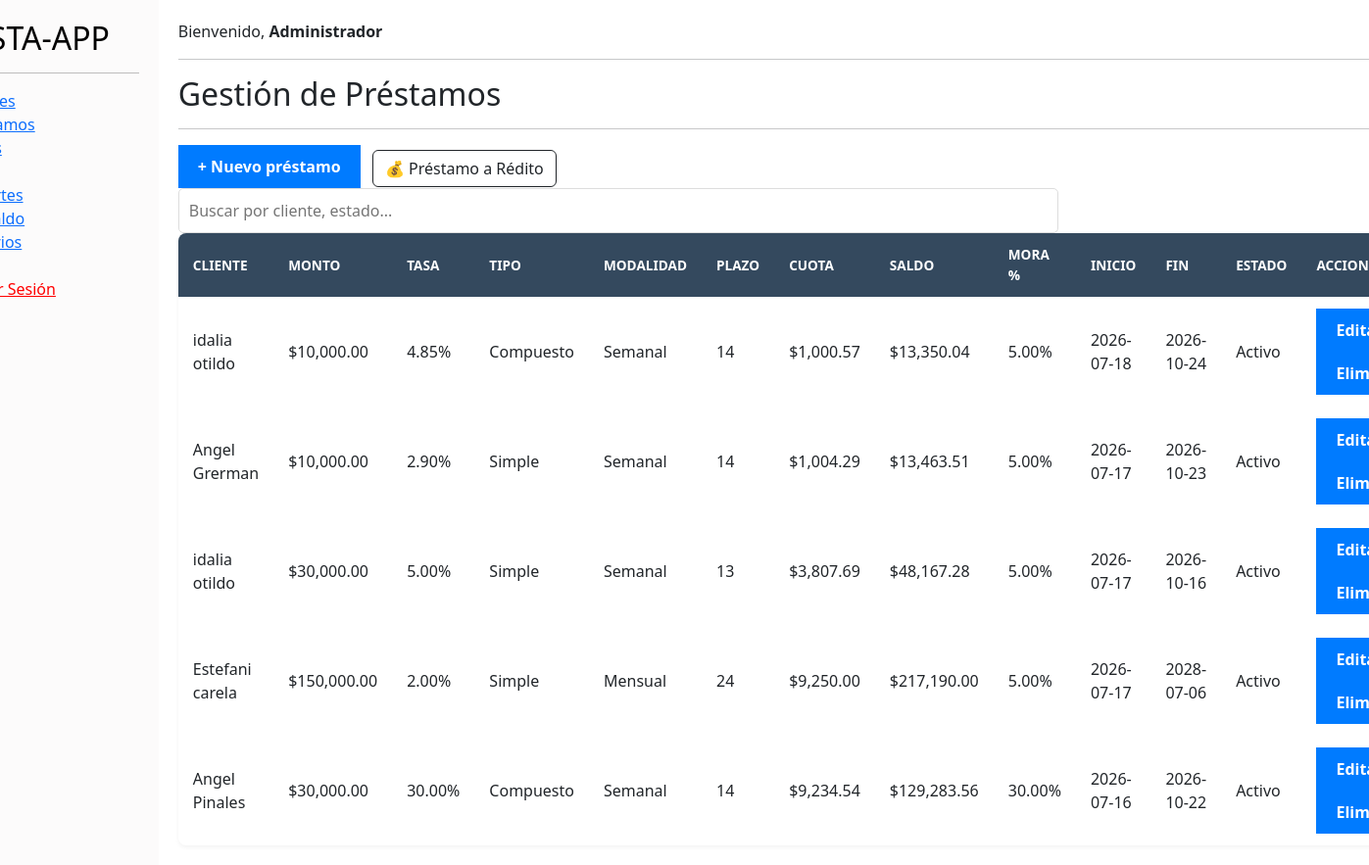
/dashboard.php?mod=prestamo (signed in), run on an earlier commit of the app's database.
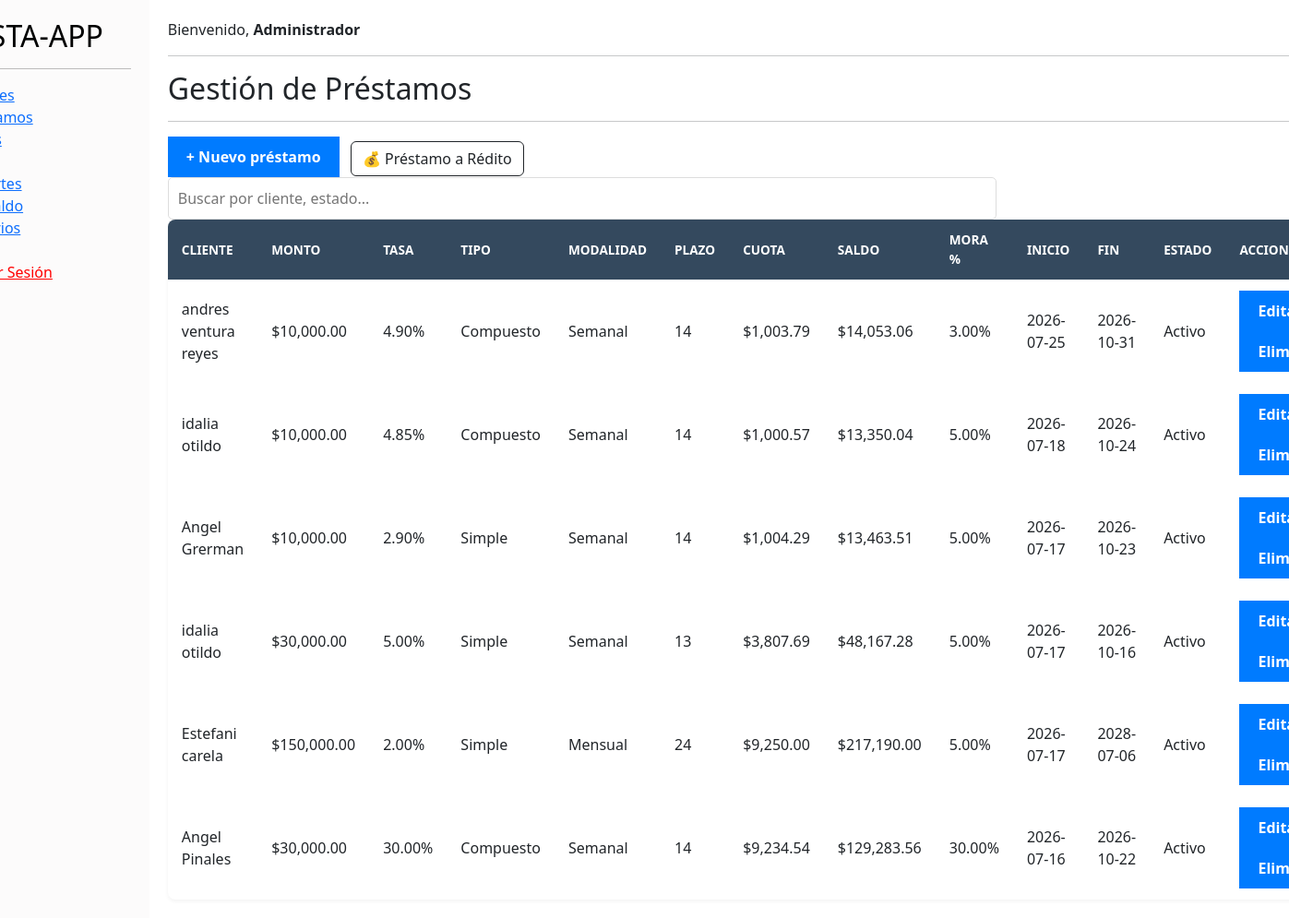
And on a later commit of the database.
### tables this page shows
CREATE TABLE `prestamos` (
  `id_prestamo` int NOT NULL AUTO_INCREMENT,
  `id_cliente` int NOT NULL,
  `monto` decimal(12,2) NOT NULL,
  `tasa_interes` decimal(5,2) NOT NULL,
  `tipo_interes` enum('Compuesto','Simple') DEFAULT 'Compuesto',
  `modalidad_pagos` enum('Diario','Semanal','Quincenal','Mensual') NOT NULL,
  `plazo` int NOT NULL,
  `cuota_monto` decimal(12,2) NOT NULL,
  `saldo_pendiente` decimal(12,2) NOT NULL,
  `mora_porcentaje` decimal(5,2) NOT NULL,
  `fecha_inicio` date NOT NULL,
  `fecha_fin` date NOT NULL,
  `fecha_registro` datetime DEFAULT CURRENT_TIMESTAMP,
  `estado` enum('Activo','Cancelado','Vencido','Refinanciado') DEFAULT 'Activo',
  PRIMARY KEY (`id_prestamo`),
  KEY `fk_prestamo_cliente` (`id_cliente`),
  CONSTRAINT `fk_prestamo_cliente` FOREIGN KEY (`id_cliente`) REFERENCES `clientes` (`id_cliente`)
);

### prestamo/prestamo.php (the view, shortened to what this page needs)
<?php
require __DIR__ . '/../db/db.php';
$puedeEditarEliminar = ($_SESSION['rol'] ?? '') === 'Administrador';
$prestamos = [];
try {
    $sql = "SELECT p.*, CONCAT(c.nombre, ' ', c.apellido) AS nombre_cliente
            FROM prestamos p
            JOIN clientes c ON p.id_cliente = c.id_cliente
            ORDER BY p.fecha_registro DESC";
    $res       = $conn->query($sql);
    $prestamos = $res->fetch_all(MYSQLI_ASSOC);
} catch (mysqli_sql_exception $e) {
    error_log('Error al cargar préstamos/clientes: ' . $e->getMessage());
}
$e = static fn(string $valor): string => htmlspecialchars($valor, ENT_QUOTES, 'UTF-8');
?>
<div class="modulo-prestamo">
    <h2>Gestión de Préstamos</h2>
    <hr>
    <button type="button" onclick="abrirModalPrestamo()">+ Nuevo préstamo</button>
    <a href="?mod=redito" class="btn btn-outline-dark ms-2">💰 Préstamo a Rédito</a>
    <input type="search" id="buscarPrestamo" onkeyup="buscarPrestamo()" placeholder="Buscar por cliente, estado...">
    <table id="tablaPrestamos">
        <thead>
            <tr>
                <th>Cliente</th>
                <th>Monto</th>
                <th>Tasa</th>
                <th>Tipo</th>
                <th>Modalidad</th>
                <th>Plazo</th>
                <th>Cuota</th>
                <th>Saldo</th>
                <th>Mora %</th>
                <th>Inicio</th>
                <th>Fin</th>
                <th>Estado</th>
                <th>Acciones</th>
            </tr>
        </thead>
        <tbody>
            <?php foreach ($prestamos as $p): ?>
                <?php
                    $prestamoJson = json_encode($p, JSON_HEX_APOS | JSON_HEX_QUOT | JSON_UNESCAPED_UNICODE);
                ?>
                <tr>
                    <td><?= $e($p['nombre_cliente']) ?></td>
                    <td>$<?= number_format((float) $p['monto'], 2) ?></td>
                    <td><?= $e((string) $p['tasa_interes']) ?>%</td>
                    <td><?= $e($p['tipo_interes']) ?></td>
                    <td><?= $e($p['modalidad_pagos']) ?></td>
                    <td><?= (int) $p['plazo'] ?></td>
                    <td>$<?= number_format((float) $p['cuota_monto'], 2) ?></td>
                    <td>$<?= number_format((float) $p['saldo_pendiente'], 2) ?></td>
                    <td><?= $e((string) $p['mora_porcentaje']) ?>%</td>
                    <td><?= $e($p['fecha_inicio']) ?></td>
                    <td><?= $e($p['fecha_fin']) ?></td>
                    <td><?= $e($p['estado']) ?></td>
                    <td>
                        <?php if ($puedeEditarEliminar): ?>
                            <button type="button" onclick='editarPrestamo(<?= $prestamoJson ?>)'>Editar</button>
                            <button type="button" onclick="eliminarPrestamo(<?= (int) $p['id_prestamo'] ?>)">Eliminar</button>
                        <?php else: ?>
                            <span class="text-muted small">—</span>
                        <?php endif; ?>
                    </td>
                </tr>
            <?php endforeach; ?>
        </tbody>
    </table>
</div>

### dashboard.php (shortened to what this page needs)
<?php
$permisosPorModulo = [
    'clientes' => ['Administrador', 'Supervisor'],
    'prestamo' => ['Administrador', 'Supervisor', 'Cobrador'],
    'redito'   => ['Administrador', 'Supervisor', 'Cobrador'],
    'pagos'    => ['Administrador', 'Supervisor', 'Cobrador'],
    'caja'     => ['Administrador', 'Supervisor'],
    'reportes' => ['Administrador', 'Supervisor'],
    'respaldo' => ['Administrador', 'Supervisor'],
    'usuarios' => ['Administrador'],
];
$rolActual  = $_SESSION['rol'] ?? '';
$modulo     = $_GET['mod'] ?? '';
$modulosVisibles = array_keys(array_filter(
    $permisosPorModulo,
    fn ($roles, $mod) => $mod !== 'redito' && in_array($rolActual, $roles, true),
    ARRAY_FILTER_USE_BOTH
));
$etiquetasModulo = [
    'clientes' => '👥 Clientes',
    'prestamo' => '💰 Préstamos',
    'redito'   => '💰 Préstamos a Rédito',
    'pagos'    => '💸 Pagos',
    'caja'     => '🏧 Caja',
    'reportes' => '📊 Reportes',
    'respaldo' => '💾 Respaldo',
    'usuarios' => '⚙️ Usuarios',
];
?>
<!DOCTYPE html>
<html lang="es">
<head>
    <link rel="stylesheet" href="db/style.css">
    <link rel="stylesheet"
          href="https://cdn.jsdelivr.net/npm/bootstrap@5.3.8/dist/css/bootstrap.min.css"
>
</head>
<body>
<div style="display:flex; min-height:100vh;">
    <nav id="appNav" style="width:250px; background:#fcfbfb; color:black; padding:20px;">
        <div class="nav-header-row">
            <h2 style="margin:0;">PRESTA-APP</h2>
        </div>
        <hr>
        <ul style="list-style:none; padding:0;">
            <?php foreach ($modulosVisibles as $m): ?>
                <li><a href="?mod=<?= $m ?>"><?= $etiquetasModulo[$m] ?? $m ?></a></li>
            <?php endforeach; ?>
            <br>
            <li><a href="../login/logout.php" style="color:red;">🔒 Cerrar Sesión</a></li>
        </ul>
    </nav>
    <main style="flex:1; padding:20px;">
        <header>
            <span>Bienvenido, <strong><?= htmlspecialchars($_SESSION['rol'] ?? 'Usuario', ENT_QUOTES, 'UTF-8') ?></strong></span>
            <hr>
        </header>
        <section>
            <?php
                include __DIR__ . "/$modulo/$modulo.php";
            ?>
        </section>
    </main>
</div>
</body>
</html>

### db/style.css (style rules this page uses)
:root { --primary: #2c3e50; --secondary: #34495e; --success: #27ae60; --danger: #e74c3c; --warning: #f1c40f; --light: #f4f7f6; --dark: #2c3e50; --white: #ffffff; }
body { font-family: Arial, sans-serif; background-color: var(--light); margin: 0; padding:0 ; display: flex; justify-content: center; min-height: 100vh; color: var(--dark); }
input, select, textarea { width: 70%; padding: 10px; margin: 5px 0; border: 1px solid #ddd; border-radius: 5px; box-sizing: border-box; }
button { cursor: pointer; padding: 10px 20px; border: none; border-radius: 5px; background-color: var(--primary); background: #007bff; color: white; font-weight: bold; transition: background 0.3s; font-size: 16px; }
table { width: 100%; border-collapse: collapse; background: var(--white); border-radius: 8px; overflow: hidden; box-shadow: 0 2px 4px rgba(0,0,0,0.05); }
th, td { padding: 12px 15px; text-align: left; border-bottom: 1px solid #eee; }
th { background-color: var(--secondary); color: white; text-transform: uppercase; font-size: 0.85rem; }

### dashboard.php (style rules this page uses)
.nav-header-row { display: flex; align-items: center; justify-content: space-between; }

What changed in the data, as far as the page shows it:
added prestamos: nombre_cliente "andres ventura reyes", monto "10,000.00", tasa_interes "4.90", tipo_interes "Compuesto", modalidad_pagos "Semanal", plazo "14", cuota_monto "1,003.79", saldo_pendiente "14,053.06", mora_porcentaje "3.00", fecha_inicio "2026-07-25", fecha_fin "2026-10-31", estado "Activo"
